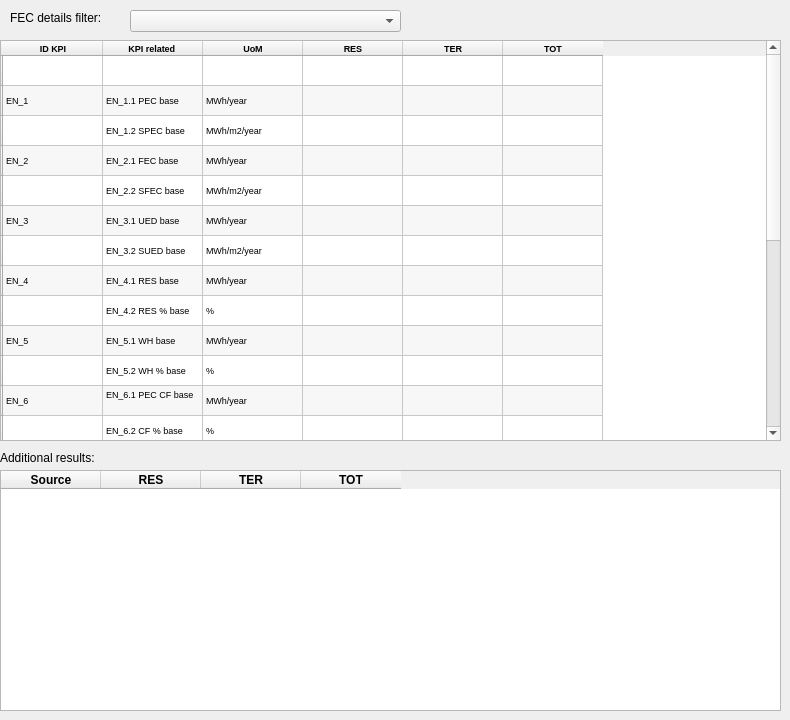
      <widget class="QWidget" name="tab">
       <attribute name="title">
        <string>Energy</string>
       </attribute>
       <widget class="QTableWidget" name="tableWidget_5">
        <property name="geometry">
         <rect>
          <x>0</x>
          <y>40</y>
          <width>781</width>
          <height>401</height>
         </rect>
        </property>
        <property name="lineWidth">
         <number>3</number>
        </property>
        <property name="midLineWidth">
         <number>1</number>
        </property>
        <property name="alternatingRowColors">
         <bool>true</bool>
        </property>
        <property name="selectionMode">
         <enum>QAbstractItemView::MultiSelection</enum>
        </property>
        <property name="selectionBehavior">
         <enum>QAbstractItemView::SelectRows</enum>
        </property>
        <property name="gridStyle">
         <enum>Qt::SolidLine</enum>
        </property>
        <attribute name="horizontalHeaderCascadingSectionResizes">
         <bool>true</bool>
        </attribute>
        <row>
         <property name="text">
          <string/>
         </property>
        </row>
        <row>
         <property name="text">
          <string/>
         </property>
         <property name="font">
          <font>
           <pointsize>9</pointsize>
          </font>
         </property>
        </row>
        <row>
         <property name="text">
          <string/>
         </property>
        </row>
        <row>
         <property name="text">
          <string/>
         </property>
        </row>
        <row>
         <property name="text">
          <string/>
         </property>
        </row>
        <row>
         <property name="text">
          <string/>
         </property>
        </row>
        <row>
         <property name="text">
          <string/>
         </property>
        </row>
        <row>
         <property name="text">
          <string/>
         </property>
        </row>
        <row>
         <property name="text">
          <string/>
         </property>
        </row>
        <row>
         <property name="text">
          <string/>
         </property>
        </row>
        <row>
         <property name="text">
          <string/>
         </property>
        </row>
        <row>
         <property name="text">
          <string/>
         </property>
        </row>
        <row>
         <property name="text">
          <string/>
         </property>
        </row>
        <row>
         <property name="text">
          <string/>
         </property>
        </row>
        <row>
         <property name="text">
          <string/>
         </property>
        </row>
        <row>
         <property name="text">
          <string/>
         </property>
        </row>
        <row>
         <property name="text">
          <string/>
         </property>
        </row>
        <row>
         <property name="text">
          <string/>
         </property>
        </row>
        <row>
         <property name="text">
          <string/>
         </property>
        </row>
        <row>
         <property name="text">
          <string/>
         </property>
        </row>
        <row>
         <property name="text">
          <string/>
         </property>
        </row>
        <row>
         <property name="text">
          <string/>
         </property>
        </row>
        <row>
         <property name="text">
          <string/>
         </property>
        </row>
        <row>
         <property name="text">
          <string/>
         </property>
        </row>
        <column>
         <property name="text">
          <string>ID KPI</string>
         </property>
         <property name="font">
          <font>
           <pointsize>7</pointsize>
           <weight>75</weight>
           <bold>true</bold>
          </font>
         </property>
        </column>
        <column>
         <property name="text">
          <string>KPI related </string>
         </property>
         <property name="font">
          <font>
           <pointsize>7</pointsize>
           <weight>75</weight>
           <bold>true</bold>
          </font>
         </property>
        </column>
        <column>
         <property name="text">
          <string>UoM</string>
         </property>
         <property name="font">
          <font>
           <pointsize>7</pointsize>
           <weight>75</weight>
           <bold>true</bold>
          </font>
         </property>
        </column>
        <column>
         <property name="text">
          <string>RES</string>
         </property>
         <property name="font">
          <font>
           <pointsize>7</pointsize>
           <weight>75</weight>
           <bold>true</bold>
          </font>
         </property>
        </column>
        <column>
         <property name="text">
          <string>TER</string>
         </property>
         <property name="font">
          <font>
           <pointsize>7</pointsize>
           <weight>75</weight>
           <bold>true</bold>
          </font>
         </property>
        </column>
        <column>
         <property name="text">
          <string>TOT</string>
         </property>
         <property name="font">
          <font>
           <pointsize>7</pointsize>
           <weight>75</weight>
           <bold>true</bold>
          </font>
         </property>
        </column>
        <item row="1" column="0">
         <property name="text">
          <string>EN_1</string>
         </property>
         <property name="font">
          <font>
           <pointsize>7</pointsize>
          </font>
         </property>
        </item>
        <item row="1" column="1">
         <property name="text">
          <string>EN_1.1 PEC base</string>
         </property>
         <property name="font">
          <font>
           <pointsize>7</pointsize>
          </font>
         </property>
        </item>
        <item row="1" column="2">
         <property name="text">
          <string>MWh/year</string>
         </property>
         <property name="font">
          <font>
           <pointsize>7</pointsize>
          </font>
         </property>
        </item>
        <item row="2" column="0">
         <property name="text">
          <string/>
         </property>
         <property name="font">
          <font>
           <pointsize>7</pointsize>
          </font>
         </property>
        </item>
        <item row="2" column="1">
         <property name="text">
          <string>EN_1.2 SPEC base</string>
         </property>
         <property name="font">
          <font>
           <pointsize>7</pointsize>
          </font>
         </property>
        </item>
        <item row="2" column="2">
         <property name="text">
          <string>MWh/m2/year</string>
         </property>
         <property name="font">
          <font>
           <pointsize>7</pointsize>
          </font>
         </property>
        </item>
        <item row="3" column="0">
         <property name="text">
          <string>EN_2</string>
         </property>
         <property name="font">
          <font>
           <pointsize>7</pointsize>
          </font>
         </property>
        </item>
        <item row="3" column="1">
         <property name="text">
          <string>EN_2.1 FEC base</string>
         </property>
         <property name="font">
          <font>
           <pointsize>7</pointsize>
          </font>
         </property>
        </item>
        <item row="3" column="2">
         <property name="text">
          <string>MWh/year</string>
         </property>
         <property name="font">
          <font>
           <pointsize>7</pointsize>
          </font>
         </property>
        </item>
        <item row="4" column="0">
         <property name="text">
          <string/>
         </property>
         <property name="font">
          <font>
           <pointsize>7</pointsize>
          </font>
         </property>
        </item>
        <item row="4" column="1">
         <property name="text">
          <string>EN_2.2 SFEC base</string>
         </property>
         <property name="font">
          <font>
           <pointsize>7</pointsize>
          </font>
         </property>
        </item>
        <item row="4" column="2">
         <property name="text">
          <string>MWh/m2/year</string>
         </property>
         <property name="font">
          <font>
           <pointsize>7</pointsize>
          </font>
         </property>
        </item>
        <item row="5" column="0">
         <property name="text">
          <string>EN_3</string>
         </property>
         <property name="font">
          <font>
           <pointsize>7</pointsize>
          </font>
         </property>
        </item>
        <item row="5" column="1">
         <property name="text">
          <string>EN_3.1 UED base</string>
         </property>
         <property name="font">
          <font>
           <pointsize>7</pointsize>
          </font>
         </property>
        </item>
        <item row="5" column="2">
         <property name="text">
          <string>MWh/year</string>
         </property>
         <property name="font">
          <font>
           <pointsize>7</pointsize>
          </font>
         </property>
        </item>
        <item row="6" column="0">
         <property name="text">
          <string/>
         </property>
         <property name="font">
          <font>
           <pointsize>7</pointsize>
          </font>
         </property>
        </item>
        <item row="6" column="1">
         <property name="text">
          <string>EN_3.2 SUED base</string>
         </property>
         <property name="font">
          <font>
           <pointsize>7</pointsize>
          </font>
         </property>
        </item>
        <item row="6" column="2">
         <property name="text">
          <string>MWh/m2/year</string>
         </property>
         <property name="font">
          <font>
           <pointsize>7</pointsize>
          </font>
         </property>
        </item>
        <item row="7" column="0">
         <property name="text">
          <string>EN_4</string>
         </property>
         <property name="font">
          <font>
           <pointsize>7</pointsize>
          </font>
         </property>
        </item>
        <item row="7" column="1">
         <property name="text">
          <string>EN_4.1 RES base</string>
         </property>
         <property name="font">
          <font>
           <pointsize>7</pointsize>
          </font>
         </property>
        </item>
        <item row="7" column="2">
         <property name="text">
          <string>MWh/year</string>
         </property>
         <property name="font">
          <font>
           <pointsize>7</pointsize>
          </font>
         </property>
        </item>
        <item row="8" column="0">
         <property name="text">
          <string/>
         </property>
         <property name="font">
          <font>
           <pointsize>7</pointsize>
          </font>
         </property>
        </item>
        <item row="8" column="1">
         <property name="text">
          <string>EN_4.2 RES % base</string>
         </property>
         <property name="font">
          <font>
           <pointsize>7</pointsize>
          </font>
         </property>
        </item>
        <item row="8" column="2">
         <property name="text">
          <string>%</string>
         </property>
         <property name="font">
          <font>
           <pointsize>7</pointsize>
          </font>
         </property>
        </item>
        <item row="9" column="0">
         <property name="text">
          <string>EN_5</string>
         </property>
         <property name="font">
          <font>
           <pointsize>7</pointsize>
          </font>
         </property>
        </item>
        <item row="9" column="1">
         <property name="text">
          <string>EN_5.1 WH base </string>
         </property>
         <property name="font">
          <font>
           <pointsize>7</pointsize>
          </font>
         </property>
        </item>
        <item row="9" column="2">
         <property name="text">
          <string>MWh/year</string>
         </property>
         <property name="font">
          <font>
           <pointsize>7</pointsize>
          </font>
         </property>
        </item>
        <item row="10" column="0">
         <property name="text">
          <string/>
         </property>
         <property name="font">
          <font>
           <pointsize>7</pointsize>
          </font>
         </property>
        </item>
        <item row="10" column="1">
         <property name="text">
          <string>EN_5.2 WH % base</string>
         </property>
         <property name="font">
          <font>
           <pointsize>7</pointsize>
          </font>
         </property>
        </item>
        <item row="10" column="2">
         <property name="text">
          <string>%</string>
         </property>
         <property name="font">
          <font>
           <pointsize>7</pointsize>
          </font>
         </property>
        </item>
        <item row="11" column="0">
         <property name="text">
          <string>EN_6</string>
         </property>
         <property name="font">
          <font>
           <pointsize>7</pointsize>
          </font>
         </property>
        </item>
        <item row="11" column="1">
         <property name="text">
          <string>EN_6.1 PEC CF base 
</string>
         </property>
         <property name="font">
          <font>
           <pointsize>7</pointsize>
          </font>
         </property>
        </item>
        <item row="11" column="2">
         <property name="text">
          <string>MWh/year</string>
         </property>
         <property name="font">
          <font>
           <pointsize>7</pointsize>
          </font>
         </property>
        </item>
        <item row="12" column="0">
         <property name="text">
          <string/>
         </property>
         <property name="font">
          <font>
           <pointsize>7</pointsize>
          </font>
         </property>
        </item>
        <item row="12" column="1">
         <property name="text">
          <string>EN_6.2 CF % base</string>
         </property>
         <property name="font">
          <font>
           <pointsize>7</pointsize>
          </font>
         </property>
        </item>
        <item row="12" column="2">
         <property name="text">
          <string>%</string>
         </property>
         <property name="font">
          <font>
           <pointsize>7</pointsize>
          </font>
         </property>
        </item>
        <item row="13" column="0">
         <property name="text">
          <string>EN_7</string>
         </property>
         <property name="font">
          <font>
           <pointsize>7</pointsize>
          </font>
         </property>
        </item>
        <item row="13" column="1">
         <property name="text">
          <string>EN_7.1 IS base</string>
         </property>
         <property name="font">
          <font>
           <pointsize>7</pointsize>
          </font>
         </property>
        </item>
        <item row="13" column="2">
         <property name="text">
          <string>MWh/year</string>
         </property>
         <property name="font">
          <font>
           <pointsize>7</pointsize>
          </font>
         </property>
        </item>
        <item row="14" column="0">
         <property name="text">
          <string/>
         </property>
         <property name="font">
          <font>
           <pointsize>7</pointsize>
          </font>
         </property>
        </item>
        <item row="14" column="1">
         <property name="text">
          <string>EN_7.2 IS % base</string>
         </property>
         <property name="font">
          <font>
           <pointsize>7</pointsize>
          </font>
         </property>
        </item>
        <item row="14" column="2">
         <property name="text">
          <string>%</string>
         </property>
         <property name="font">
          <font>
           <pointsize>7</pointsize>
          </font>
         </property>
        </item>
        <item row="15" column="0">
         <property name="text">
          <string>EN_9</string>
         </property>
         <property name="font">
          <font>
           <pointsize>7</pointsize>
          </font>
         </property>
        </item>
        <item row="15" column="1">
         <property name="text">
          <string>EN_9.1 Base share of cooling</string>
         </property>
         <property name="font">
          <font>
           <pointsize>7</pointsize>
          </font>
         </property>
        </item>
        <item row="15" column="2">
         <property name="text">
          <string>%</string>
         </property>
         <property name="font">
          <font>
           <pointsize>7</pointsize>
          </font>
         </property>
        </item>
        <item row="16" column="0">
         <property name="text">
          <string>EN_11</string>
         </property>
         <property name="font">
          <font>
           <pointsize>7</pointsize>
          </font>
         </property>
        </item>
        <item row="16" column="1">
         <property name="text">
          <string>EN_11.1 FEC solar thermal base </string>
         </property>
         <property name="font">
          <font>
           <pointsize>7</pointsize>
          </font>
         </property>
        </item>
        <item row="16" column="2">
         <property name="text">
          <string>MWh/year</string>
         </property>
         <property name="font">
          <font>
           <pointsize>7</pointsize>
          </font>
         </property>
        </item>
        <item row="17" column="0">
         <property name="text">
          <string/>
         </property>
         <property name="font">
          <font>
           <pointsize>7</pointsize>
          </font>
         </property>
        </item>
        <item row="17" column="1">
         <property name="text">
          <string>EN_11.2 solar thermal penetration base</string>
         </property>
         <property name="font">
          <font>
           <pointsize>7</pointsize>
          </font>
         </property>
        </item>
        <item row="17" column="2">
         <property name="text">
          <string>%</string>
         </property>
         <property name="font">
          <font>
           <pointsize>7</pointsize>
          </font>
         </property>
        </item>
        <item row="18" column="0">
         <property name="text">
          <string>EN_12</string>
         </property>
         <property name="font">
          <font>
           <pointsize>7</pointsize>
          </font>
         </property>
        </item>
        <item row="18" column="1">
         <property name="text">
          <string>EN_12.1 use of local sources base</string>
         </property>
         <property name="font">
          <font>
           <pointsize>7</pointsize>
          </font>
         </property>
        </item>
        <item row="18" column="2">
         <property name="text">
          <string>%</string>
         </property>
         <property name="font">
          <font>
           <pointsize>7</pointsize>
          </font>
         </property>
        </item>
        <item row="19" column="0">
         <property name="text">
          <string>EN_13</string>
         </property>
         <property name="font">
          <font>
           <pointsize>7</pointsize>
          </font>
         </property>
        </item>
        <item row="19" column="1">
         <property name="text">
          <string>EN_13.1a DHN thermal losses base</string>
         </property>
         <property name="font">
          <font>
           <pointsize>7</pointsize>
          </font>
         </property>
        </item>
        <item row="19" column="2">
         <property name="text">
          <string>MWh/year</string>
         </property>
         <property name="font">
          <font>
           <pointsize>7</pointsize>
          </font>
         </property>
        </item>
        <item row="20" column="0">
         <property name="text">
          <string/>
         </property>
         <property name="font">
          <font>
           <pointsize>7</pointsize>
          </font>
         </property>
        </item>
        <item row="20" column="1">
         <property name="text">
          <string>EN_13.1b DCN thermal losses base</string>
         </property>
         <property name="font">
          <font>
           <pointsize>7</pointsize>
          </font>
         </property>
        </item>
        <item row="20" column="2">
         <property name="text">
          <string>MWh/year</string>
         </property>
         <property name="font">
          <font>
           <pointsize>7</pointsize>
          </font>
         </property>
        </item>
        <item row="21" column="0">
         <property name="text">
          <string>EN_14</string>
         </property>
         <property name="font">
          <font>
           <pointsize>7</pointsize>
          </font>
         </property>
        </item>
        <item row="21" column="1">
         <property name="text">
          <string>EN_14.1a DHN linear heat density baseline </string>
         </property>
         <property name="font">
          <font>
           <pointsize>7</pointsize>
          </font>
         </property>
        </item>
        <item row="21" column="2">
         <property name="text">
          <string>MWh/m/year</string>
         </property>
         <property name="font">
          <font>
           <pointsize>7</pointsize>
          </font>
         </property>
        </item>
        <item row="22" column="0">
         <property name="text">
          <string/>
         </property>
         <property name="font">
          <font>
           <pointsize>7</pointsize>
          </font>
         </property>
        </item>
        <item row="22" column="1">
         <property name="text">
          <string>EN_14.1b DCN linear heat density baseline </string>
         </property>
         <property name="font">
          <font>
           <pointsize>7</pointsize>
          </font>
         </property>
        </item>
        <item row="22" column="2">
         <property name="text">
          <string>MWh/m/year</string>
         </property>
         <property name="font">
          <font>
           <pointsize>7</pointsize>
          </font>
         </property>
        </item>
        <item row="23" column="0">
         <property name="text">
          <string>EN_15</string>
         </property>
         <property name="font">
          <font>
           <pointsize>7</pointsize>
          </font>
         </property>
        </item>
        <item row="23" column="1">
         <property name="text">
          <string>EN_15.1 YEOH base </string>
         </property>
         <property name="font">
          <font>
           <pointsize>7</pointsize>
          </font>
         </property>
        </item>
        <item row="23" column="2">
         <property name="text">
          <string>h/year</string>
         </property>
         <property name="font">
          <font>
           <pointsize>7</pointsize>
          </font>
         </property>
        </item>
       </widget>
       <widget class="QComboBox" name="fec_filter_combo_box">
        <property name="geometry">
         <rect>
          <x>130</x>
          <y>10</y>
          <width>271</width>
          <height>22</height>
         </rect>
        </property>
       </widget>
       <widget class="QLabel" name="label">
        <property name="geometry">
         <rect>
          <x>10</x>
          <y>10</y>
          <width>111</width>
          <height>16</height>
         </rect>
        </property>
        <property name="text">
         <string>FEC details filter:</string>
        </property>
       </widget>
       <widget class="QTableWidget" name="output_table">
        <property name="geometry">
         <rect>
          <x>0</x>
          <y>470</y>
          <width>781</width>
          <height>241</height>
         </rect>
        </property>
        <column>
         <property name="text">
          <string>Source</string>
         </property>
         <property name="font">
          <font>
           <weight>75</weight>
           <bold>true</bold>
          </font>
         </property>
        </column>
        <column>
         <property name="text">
          <string>RES</string>
         </property>
         <property name="font">
          <font>
           <weight>75</weight>
           <bold>true</bold>
          </font>
         </property>
        </column>
        <column>
         <property name="text">
          <string>TER</string>
         </property>
         <property name="font">
          <font>
           <weight>75</weight>
           <bold>true</bold>
          </font>
         </property>
        </column>
        <column>
         <property name="text">
          <string>TOT</string>
         </property>
         <property name="font">
          <font>
           <weight>75</weight>
           <bold>true</bold>
          </font>
         </property>
        </column>
       </widget>
       <widget class="QLabel" name="description_filter_label">
        <property name="geometry">
         <rect>
          <x>0</x>
          <y>450</y>
          <width>361</width>
          <height>16</height>
         </rect>
        </property>
        <property name="text">
         <string>Additional results:</string>
        </property>
       </widget>
      </widget>
